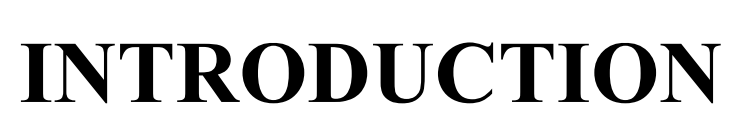
#> input picture A.png, 735 x 135 px
$ python sudokubasedvisualencryption.py   (Python 2 division)
#> lines starting #> are read from the running program, lines starting #| are printed output that depends on the picture
import cv2
import numpy as np

ref_mat = np.array([[7,3,1, 5,9,8, 4,2,6],
					[5,9,8, 4,2,6, 7,3,1],
					[4,2,6, 7,3,1, 5,9,8],

					[3,1,7, 9,8,5, 2,6,4],
					[9,8,5, 2,6,4, 3,1,7],
					[2,6,4, 3,1,7, 9,8,5],

					[1,7,3, 8,5,9, 6,4,2],
					[8,5,9, 6,4,2, 1,7,3],
					[6,4,2, 1,7,3, 8,5,9]])

# Rescaled matrix
res_mat = np.zeros((9,9),dtype = int)
for i in range(9):
	for j in range(9):
		res_mat[i][j] = ((ref_mat[i][j]-1.0)/8.0) * 255

def Encrypt(img):
	'''
	Changes pixel values using rescaled sudo matrix.
	chages position by mapping (x,y) in image to (block,digit) in sudoku matrix
	'''

	r, c = img.shape

	Encrypted_img = np.array(img)

	for i in range(r/9):
		for j in range(c/9):
			patch = np.zeros((9,9),dtype= np.uint8)
			for k in range(9):
				for l in range(9):
					v1 = img[i*9:(i+1)*9,j*9:(j+1)*9][k][l]
					v2 = res_mat[k][l]
					x = (k/3)*3 + (l/3)
					y = ref_mat[k][l] - 1
					patch[x][y] = (v1 + v2)%256
			Encrypted_img[i*9:(i+1)*9,j*9:(j+1)*9] = patch

	return Encrypted_img

def Decrypt(img):

	r, c = img.shape

	Decrypted_img = np.array(img)

	# Reverse map for decryption
	rev_map = np.zeros((9,9,2), dtype = int )

	for k in range(9):
		for l in range(9):
			x = (k/3)*3 + (l/3)
			y = ref_mat[k][l] - 1
			rev_map[x][y][0] = k
			rev_map[x][y][1] = l

	for i in range(r/9):
		for j in range(c/9):
			patch = np.zeros((9,9),dtype= np.uint8)
			for k in range(9):
				for l in range(9):
					x, y = rev_map[k][l]
					v1 = img[i*9:(i+1)*9,j*9:(j+1)*9][k][l]
					v2 = res_mat[x][y]
					patch[x][y] = (v1 + 256 - v2)%256
			Decrypted_img[i*9:(i+1)*9,j*9:(j+1)*9] = patch

	return Decrypted_img

input_image = "A.png"

# read image in gray scale
img = np.array(cv2.resize(cv2.imread(input_image, 0),(270,270)))
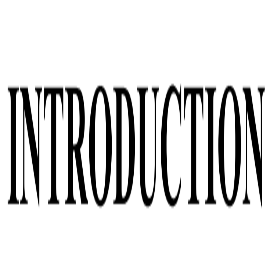
#> img: shape (270, 270); min 0, max 255, mean 215.5
Encrypted_img =img
for i in range(2):
	Encrypted_img = Encrypt(Encrypted_img)
#> this loop made 2 passes
#> pass 1, `Encrypted_img = Encrypt(Encrypted_img)`:
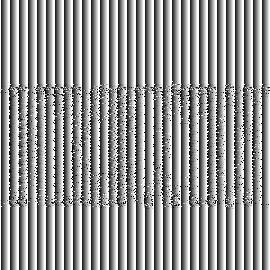
#> Encrypted_img: shape (270, 270); min 0, max 255, mean 149.2
#> pass 2, `Encrypted_img = Encrypt(Encrypted_img)`:
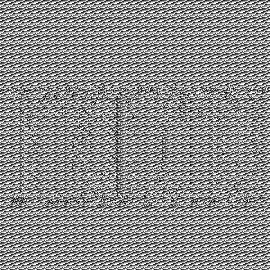
#> Encrypted_img: shape (270, 270); min 0, max 255, mean 140.9
Decrypted_img = Encrypted_img
for j in range(2):
	Decrypted_img = Decrypt(Decrypted_img)

cv2.imshow("Input image",img)
cv2.imshow("Encrypted",Encrypted_img)
cv2.imshow("Decrypted",Decrypted_img)
cv2.waitKey(0)
cv2.destroyAllWindows()
